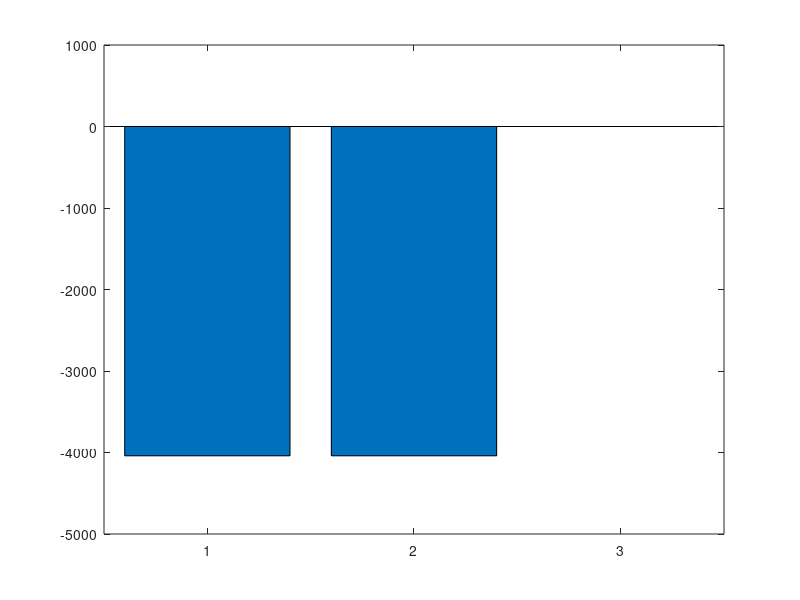

MATLAB code for this plot:
clear
format long e

x=[exp(1), -pi, sqrt(2), -psi(1), log10(2)];
y=[1486.2497, 878366.9879, -22.37492, 4773714.647, 0.000185049];

x=single(x);
y=single(y);

W1=sum(x.*y);

%w2
sum = 0;
for i=1:1:size(x)
    sum= single(sum + (x(i)*y(i)));
end
W2 = single(sum);

%w3
sum = 0;
for i=size(x):-1:1
    sum= single(sum + (x(i)*y(i)));
end
W3 = single(sum);

%w4
W4 = single((x(2)*y(2)) + (x(3)*y(3)) + (x(1)*y(1)) + (x(5)*y(5)) + (x(4)*y(4)));

b = [W1-W2, W1-W3, W1-W4];
bar(b)